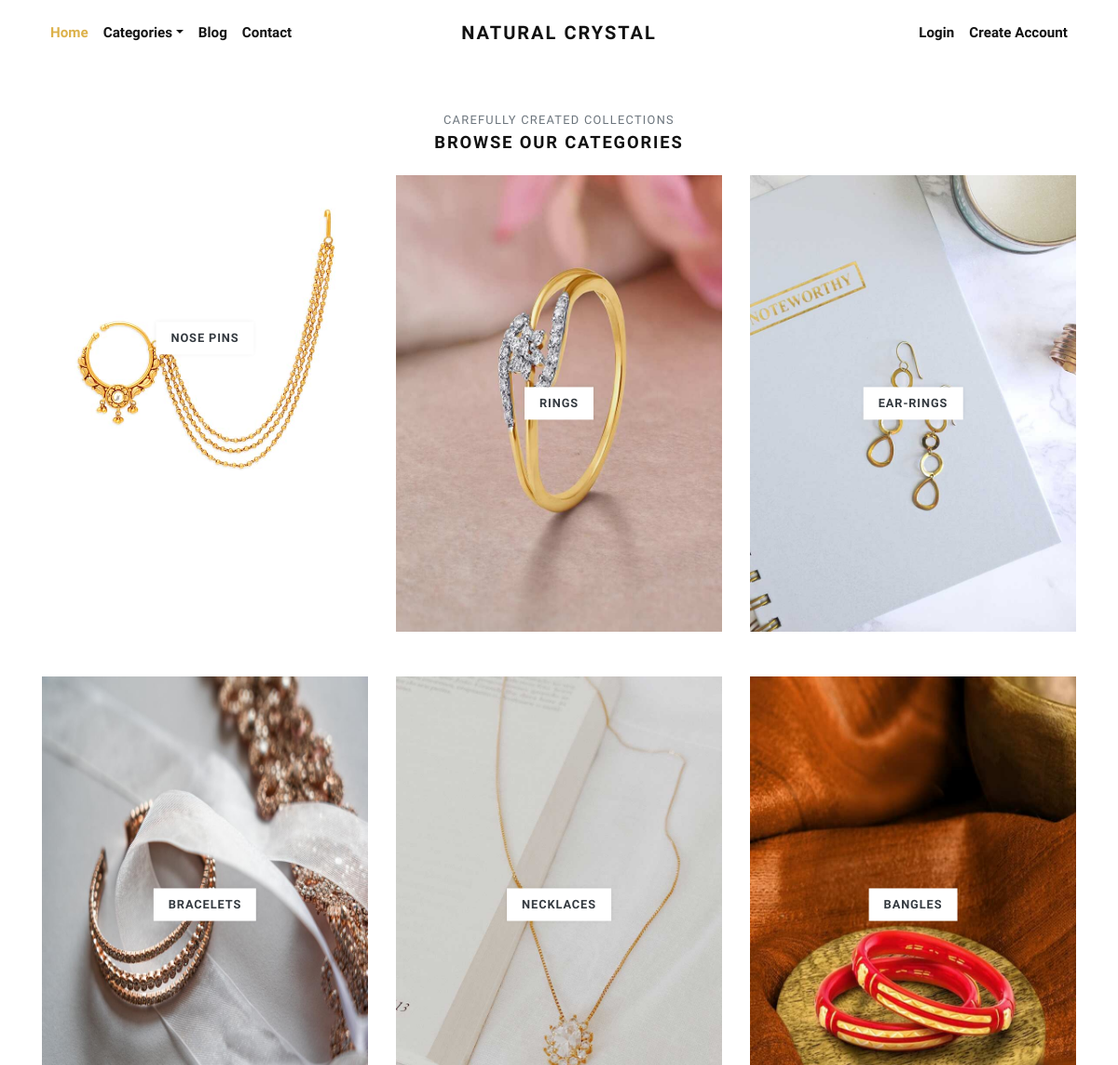
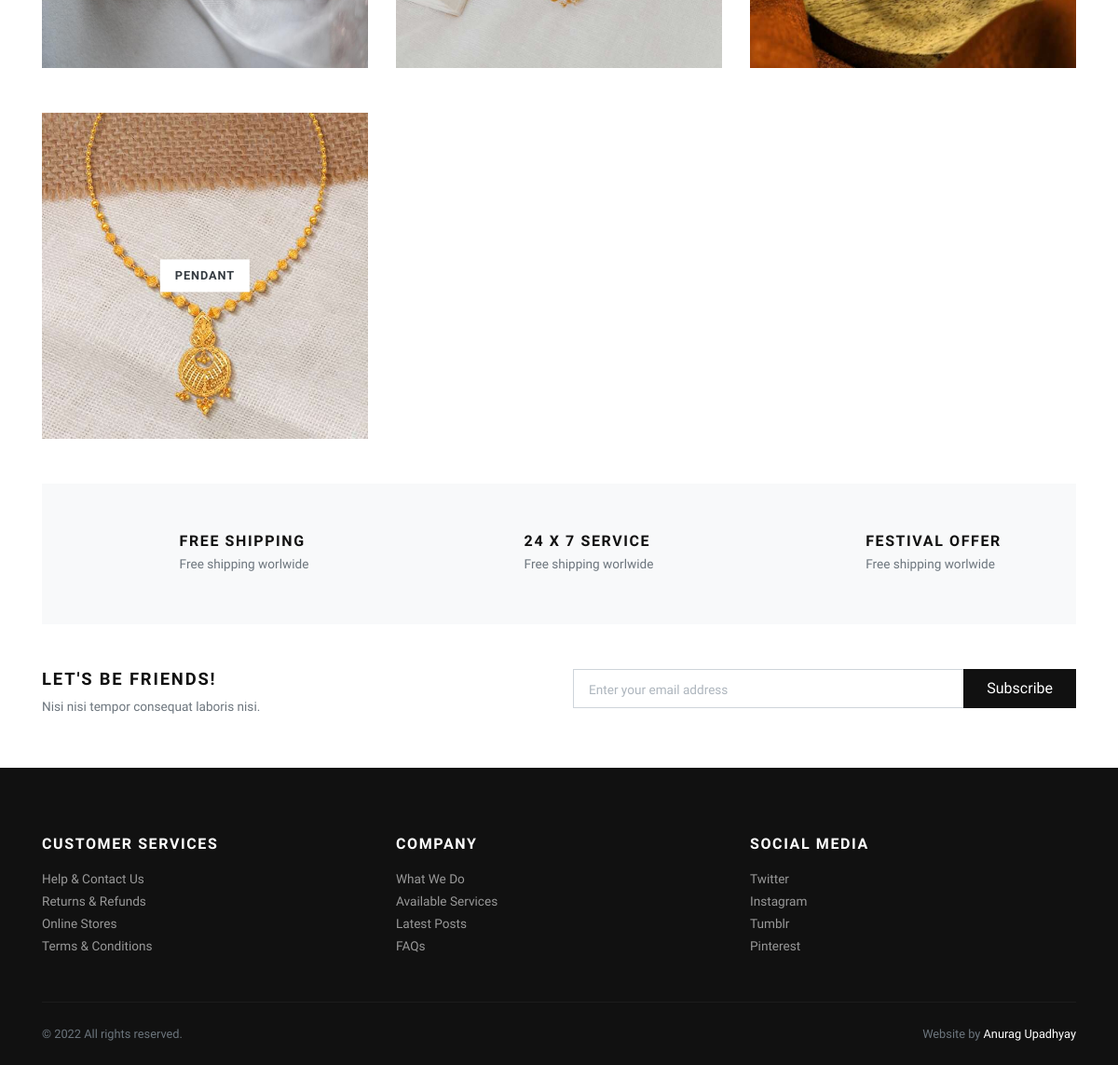
Page /categories/ on the committed database (2 pictures, top to bottom).
### store/models.py (models this page shows, shortened)
class Category(models.Model):
    title = models.CharField(max_length=50, verbose_name="Category Title")
    slug = models.SlugField(max_length=55, verbose_name="Category Slug")
    description = models.TextField(blank=True, verbose_name="Category Description")
    category_image = models.ImageField(upload_to='category', blank=True, null=True, verbose_name="Category Image")
    is_active = models.BooleanField(verbose_name="Is Active?")
    is_featured = models.BooleanField(verbose_name="Is Featured?")
    created_at = models.DateTimeField(auto_now_add=True, verbose_name="Created Date")
    updated_at = models.DateTimeField(auto_now=True, verbose_name="Updated Date")
    class Meta:
        verbose_name_plural = 'Categories'
        ordering = ('-created_at', )

### store/views.py (the view)
# urls.py: path('categories/', views.all_categories, name="all-categories"),
def all_categories(request):
    categories = Category.objects.filter(is_active=True)
    return render(request, 'store/categories.html', {'categories':categories})

### store/context_preprocessors.py (called while the page is built)
def store_menu(request):
    categories = Category.objects.filter(is_active=True)
    context = {
        'categories_menu': categories,
    }
    return context

def cart_menu(request):
    if request.user.is_authenticated:
        cart_items= Cart.objects.filter(user=request.user)
        context = {
            'cart_items': cart_items,
        }
    else:
        context = {}
    return context

### templates/store/categories.html (shortened to what this page needs)
{% extends 'base.html' %}
{% load static %}
      {% block content %}
      <div class="container">
        <section class="pt-5">
          <header class="text-center">
            <p class="small text-muted small text-uppercase mb-1">Carefully created collections</p>
            <h2 class="h5 text-uppercase mb-4">Browse our categories</h2>
          </header>
          <div class="row">
          {% if categories %}
            {% for category in categories %}
              <div class="col-md-4 mb-4 mb-md-5">
                <a class="category-item" href="{% url 'store:category-products' category.slug %}">
                  <strong class="category-item-title">{{ category.title }}</strong>
                </a>
              </div>
            {% endfor %}
          {% endif %}
          </div>
        </section>
        <section class="py-5 bg-light">
          <div class="container">
            <div class="row text-center">
              <div class="col-lg-4 mb-3 mb-lg-0">
                <div class="d-inline-block">
                  <div class="media align-items-end">
                    <svg class="svg-icon svg-icon-big svg-icon-light">
                      <use xlink:href="#delivery-time-1"> </use>
                    </svg>
                    <div class="media-body text-left ml-3">
                      <h6 class="text-uppercase mb-1">Free shipping</h6>
                      <p class="text-small mb-0 text-muted">Free shipping worlwide</p>
                    </div>
                  </div>
                </div>
              </div>
              <div class="col-lg-4 mb-3 mb-lg-0">
                <div class="d-inline-block">
                  <div class="media align-items-end">
                    <svg class="svg-icon svg-icon-big svg-icon-light">
                      <use xlink:href="#helpline-24h-1"> </use>
                    </svg>
                    <div class="media-body text-left ml-3">
                      <h6 class="text-uppercase mb-1">24 x 7 service</h6>
                      <p class="text-small mb-0 text-muted">Free shipping worlwide</p>
                    </div>
                  </div>
                </div>
              </div>
              <div class="col-lg-4">
                <div class="d-inline-block">
                  <div class="media align-items-end">
                    <svg class="svg-icon svg-icon-big svg-icon-light">
                      <use xlink:href="#label-tag-1"> </use>
                    </svg>
                    <div class="media-body text-left ml-3">
                      <h6 class="text-uppercase mb-1">Festival offer</h6>
                      <p class="text-small mb-0 text-muted">Free shipping worlwide</p>
                    </div>
                  </div>
                </div>
              </div>
            </div>
          </div>
        </section>
        <section class="py-5">
          <div class="container p-0">
            <div class="row">
              <div class="col-lg-6 mb-3 mb-lg-0">
                <h5 class="text-uppercase">Let's be friends!</h5>
                <p class="text-small text-muted mb-0">Nisi nisi tempor consequat laboris nisi.</p>
              </div>
              <div class="col-lg-6">
                <form action="#">
                  <div class="input-group flex-column flex-sm-row mb-3">
                    <input class="form-control form-control-lg py-3" type="email" placeholder="Enter your email address" aria-describedby="button-addon2">
                    <div class="input-group-append">
                      <button class="btn btn-dark btn-block" id="button-addon2" type="submit">Subscribe</button>
                    </div>
                  </div>
                </form>
              </div>
            </div>
          </div>
        </section>
      </div>
      {% endblock content %}

### jewelryshop/static/css/style.default.css (style rules this page uses)
.text-small { font-size: 0.85rem !important; }
strong { font-weight: 700; }
.category-item { display: block; position: relative; color: #343a40; transition: all 0.3s; }
.category-item-title { display: inline-block; padding: 0.5rem 1rem; background: #fff; text-transform: uppercase; letter-spacing: 0.07em; position: absolute; top: 50%; left: 50%; -webkit-transform: translate(-50%, -50%); transform: translate(-50%, -50%); box-shadow: 0 0 5px rgba(0, 0, 0, 0.07); font-size: 0.8rem; }
.text-uppercase { text-transform: uppercase; letter-spacing: 0.1em; }
.svg-icon { width: 32px; height: 32px; vertical-align: text-bottom; stroke: currentColor; stroke-width: 3; --layer1: currentColor; --layer2: currentColor; --layer3: currentColor; }
.svg-icon.svg-icon-light { stroke-width: 2; }
.svg-icon-big { width: 48px; height: 48px; }
.btn { font-weight: 400; border: 1px solid transparent; font-family: inherit; padding: 0.375rem 1.5rem; font-size: 1rem; line-height: 1.5; border-radius: 0; transition: color 0.15s ease-in-out, background-color 0.15s ease-in-out, border-color 0.15s ease-in-out, box-shadow 0.15s ease-in-out; }
.btn-dark { color: #fff; background-color: #111111; border-color: #111111; }
body { font-family: "Libre Franklin", sans-serif; font-size: 1rem; font-weight: 400; line-height: 1.5; color: #111111; background-color: #fff; }
a { color: #dcb14a; text-decoration: none; }
h1, h2, h3, h4, h5, h6, .h1, .h2, .h3, .h4, .h5, .h6 { margin-bottom: 0.5rem; font-family: inherit; font-weight: 900; line-height: 1.2; color: inherit; }
h2, .h2 { font-size: 1.9rem; }
h5, .h5 { font-size: 1.15rem; }
h6, .h6 { font-size: 1rem; }
small, .small { font-size: 80%; font-weight: 400; }
.bg-light { background-color: #f8f9fa !important; }
.form-control { padding: 0.375rem 0.75rem; font-size: 1rem; line-height: 1.5; color: #495057; background-color: #fff; border: 1px solid #ced4da; border-radius: 0; transition: border-color 0.15s ease-in-out, box-shadow 0.15s ease-in-out; }
.form-control::placeholder { color: #adb5bd; font-size: 0.85rem; font-weight: 400; }
.form-control-lg { padding: 0.5rem 1rem; font-size: 1rem; line-height: 1.5; border-radius: 0; }

### rows in the picture
Category: title "NOSE PINS"
Category: title "RINGS"
Category: title "EAR-RINGS"
Category: title "BRACELETS"
Category: title "NECKLACES"
Category: title "BANGLES"
Category: title "PENDANT"
